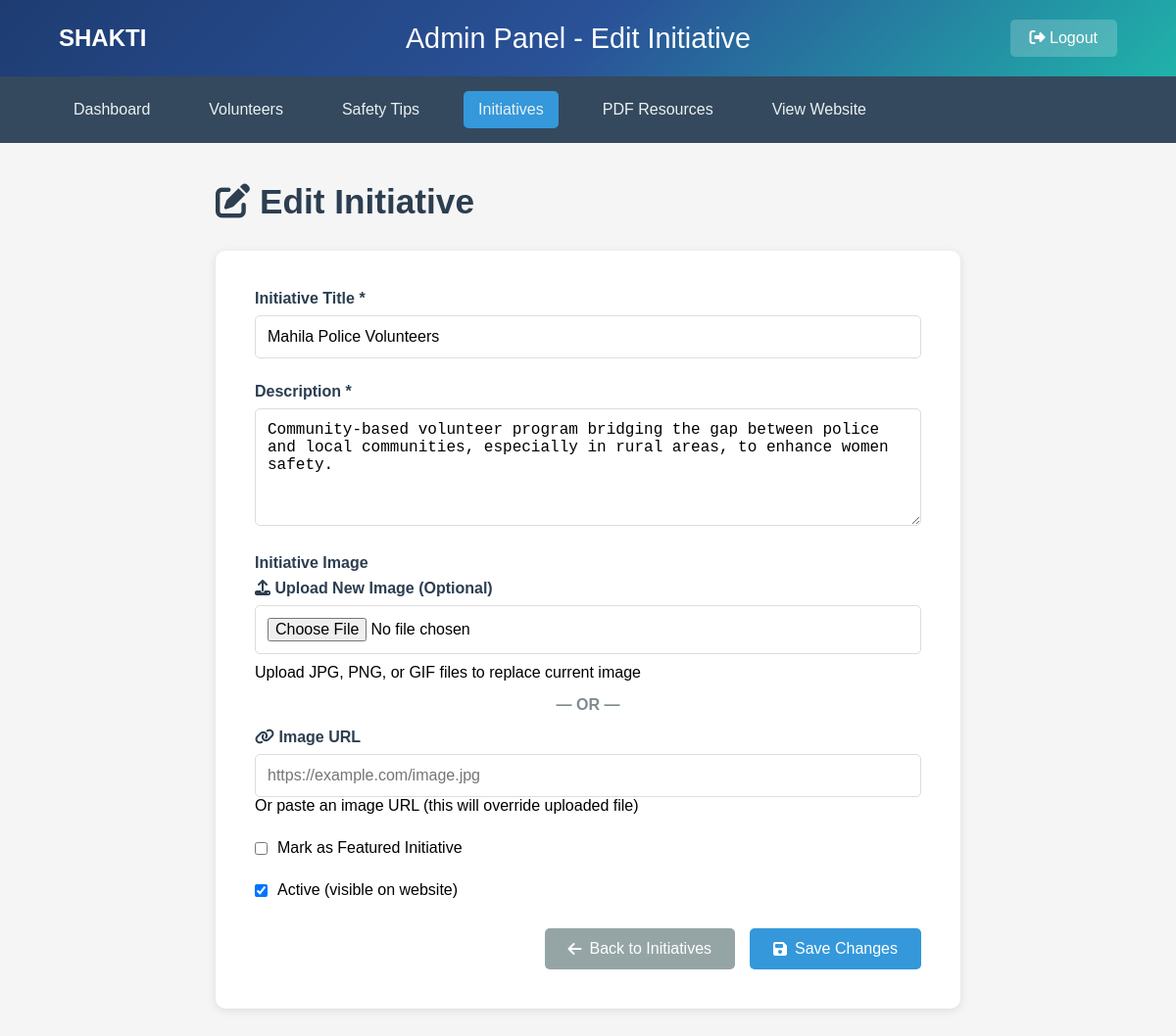
/admin/initiatives/edit/3 (signed in), run on an earlier commit of the app's database.
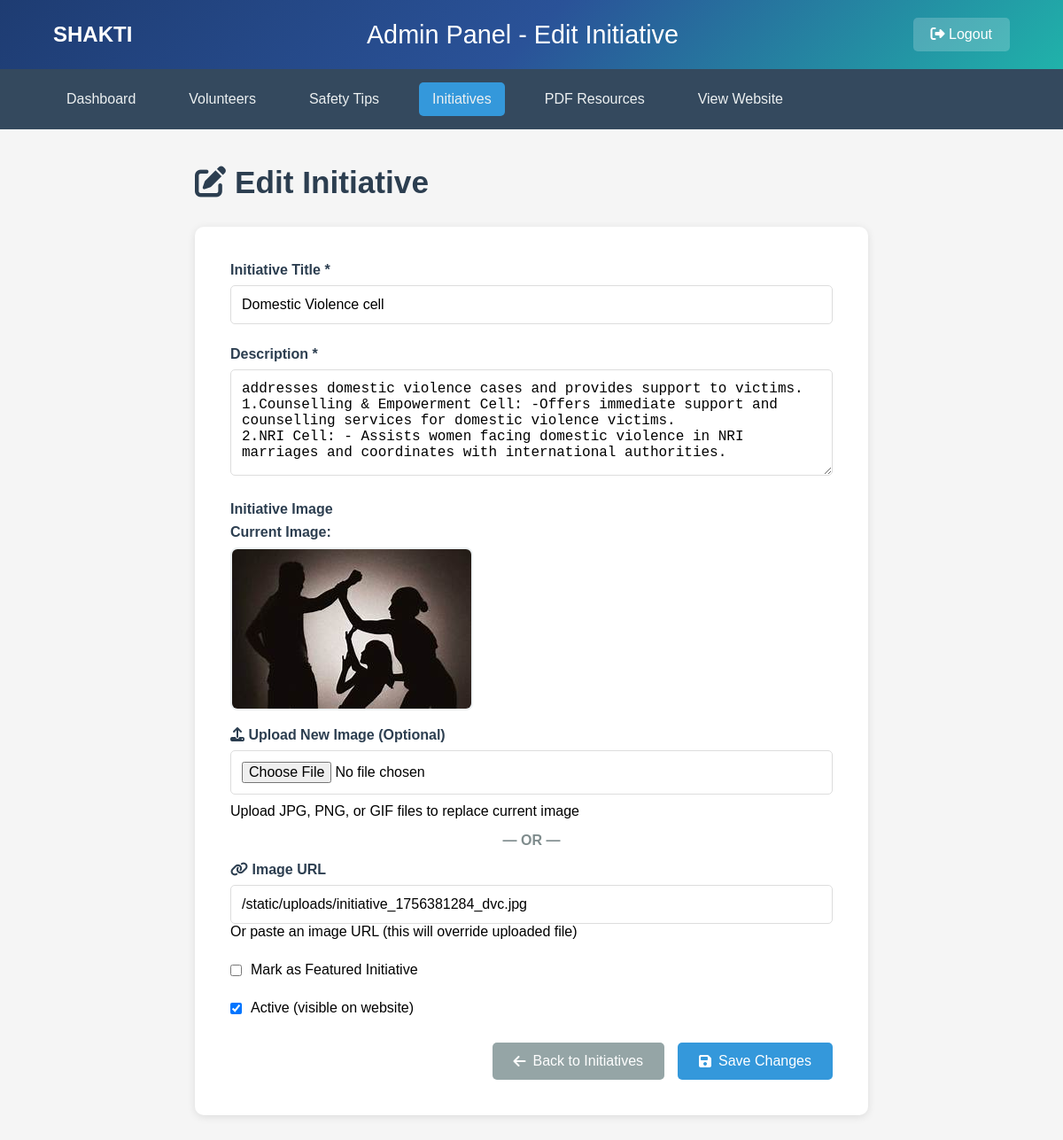
And on a later commit of the database.
### tables this page shows
CREATE TABLE initiatives (
            id INTEGER PRIMARY KEY AUTOINCREMENT,
            title TEXT NOT NULL,
            description TEXT NOT NULL,
            image_url TEXT,
            is_featured INTEGER DEFAULT 0,
            is_active INTEGER DEFAULT 1,
            created_at TIMESTAMP DEFAULT CURRENT_TIMESTAMP,
            updated_at TIMESTAMP DEFAULT CURRENT_TIMESTAMP
        );

### app.py (the view, shortened to what this page needs)
@app.route('/admin/initiatives/edit/<int:initiative_id>', methods=['GET', 'POST'])
def admin_edit_initiative(initiative_id):
    if not session.get('admin_logged_in'):
        return redirect(url_for('admin_login'))
    conn = sqlite3.connect('women_safety.db')
    cursor = conn.cursor()
    cursor.execute('SELECT id, title, description, image_url, is_featured, is_active FROM initiatives WHERE id = ?', (initiative_id,))
    initiative = cursor.fetchone()
    conn.close()
    if not initiative:
        flash('Initiative not found!', 'error')
        return redirect(url_for('admin_initiatives'))
    return render_template('admin_edit_initiative.html', initiative=initiative)

### templates/admin_edit_initiative.html (shortened to what the changed rows need)
<!DOCTYPE html>
<html lang="en">
<head>
    <link rel="stylesheet" href="https://cdnjs.cloudflare.com/ajax/libs/font-awesome/6.4.0/css/all.min.css">
</head>
<body>
    <div class="container">
        <h1 class="page-title">
            <i class="fas fa-edit"></i> Edit Initiative
        </h1>
        <div class="form-container">
            <form method="POST" enctype="multipart/form-data">
                <div class="form-group">
                    <label for="title">Initiative Title *</label>
                    <input type="text" id="title" name="title" value="{{ initiative[1] }}" required>
                </div>
                <div class="form-group">
                    <label for="description">Description *</label>
                    <textarea id="description" name="description" required>{{ initiative[2] }}</textarea>
                </div>
                <div class="form-group">
                    {% if initiative[3] %}
                        <div style="margin-bottom: 15px;">
                            <label style="display: block; margin-bottom: 8px; font-weight: 600; color: #2c3e50;">Current Image:</label>
                            <img src="{{ initiative[3] }}" alt="Current Initiative Image" style="max-width: 300px; max-height: 200px; border-radius: 8px; border: 2px solid #ecf0f1;">
                        </div>
                    {% endif %}
                    <div>
                        <label for="image_url" style="display: block; margin-bottom: 8px; font-weight: 600; color: #2c3e50;">
                            <i class="fas fa-link"></i> Image URL
                        </label>
                        <input type="url" id="image_url" name="image_url" value="{{ initiative[3] or '' }}" placeholder="https://example.com/image.jpg">
                        <div class="help-text">Or paste an image URL (this will override uploaded file)</div>
                    </div>
                </div>
            </form>
        </div>
    </div>
</body>
</html>

What changed in the data, as far as the page shows it:
changed initiatives: title "Mahila Police Volunteers" → "Domestic Violence cell"; description "Community-based volunteer program bridging the gap between police and local communities, especially in rural areas, to enhance women safety." → "addresses domestic violence cases and provides support to victims. 1.Counselling & Empowerment Cell: -Offers immediate support and counselling services for domestic violence victims. 2.NRI Cell: - Assists women facing domestic violence in NRI marriages and coordinates with international authorities."; image_url: picture added; image_url (not shown) → "/static/uploads/initiative_1756381284_dvc.jpg"
Also different on the page:
text now shown: "Current Image:"
